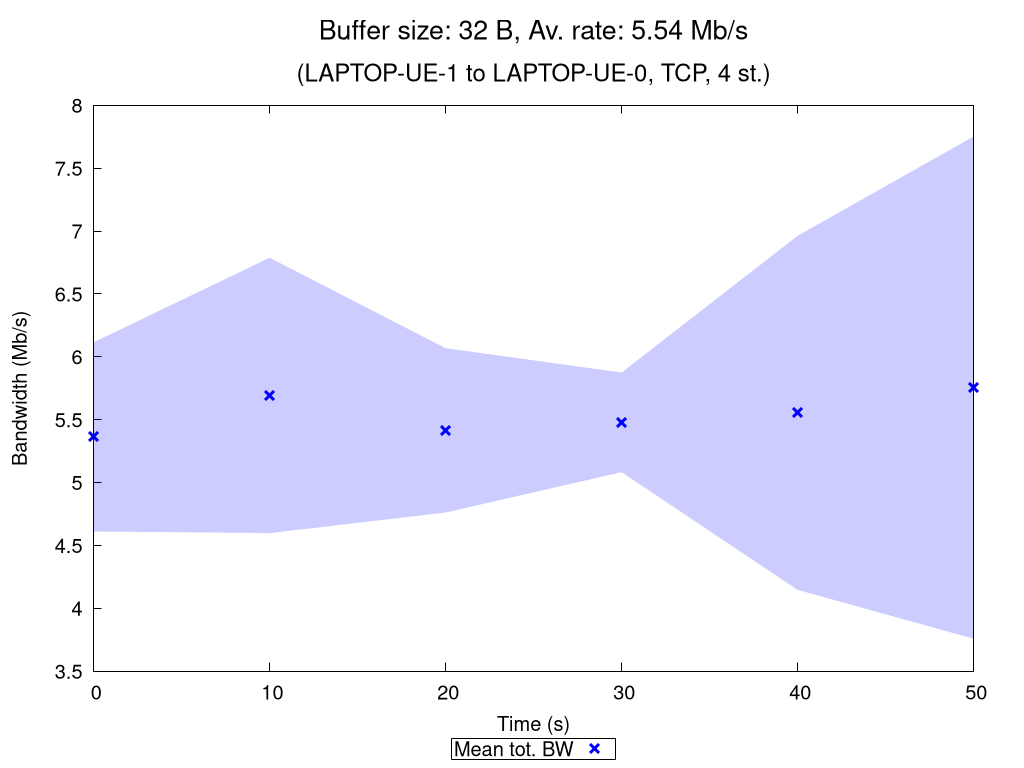

Reproduce this figure in gnuplot.
set terminal pngcairo nocrop enhanced size 1024,768 font "Verdana,15"
set output "TCP_4_st_2020_10_18_08-18-25_two2one_00032B.png"

set title "{/=20 Buffer size: 32 B, Av. rate: 5.54 Mb/s}\n\n{/=18 (LAPTOP-UE-1 to LAPTOP-UE-0, TCP, 4 st.)}"

set xlabel "Time (s)"
set ylabel "Bandwidth (Mb/s)"
set ytics nomirror
set key bmargin center horizontal box samplen 1 width -1
set bmargin 4.6
set rmargin 4.5

rf = 1000000.0  # rate factor
set style fill transparent solid 0.2 noborder
set autoscale xfix
plot "TCP_4_st_2020_10_18_08-18-25_two2one_00032B_iperf_processed.dat" using 1:($2/rf-$3/rf):($2/rf+$3/rf) with filledcurves lc rgb "blue" notitle, \
     "" using 1:($2/rf) with points pt 2 ps 1.5 lw 3 lc rgb "blue" title "Mean tot. BW", \
